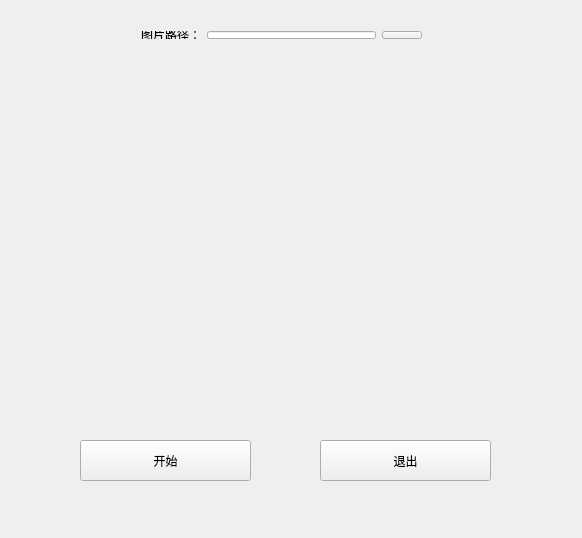
<?xml version="1.0" encoding="UTF-8"?>
<ui version="4.0">
 <class>Widget</class>
 <widget class="QWidget" name="Widget">
  <property name="geometry">
   <rect>
    <x>0</x>
    <y>0</y>
    <width>582</width>
    <height>538</height>
   </rect>
  </property>
  <property name="windowTitle">
   <string>Widget</string>
  </property>
  <widget class="QWidget" name="widget" native="true">
   <property name="geometry">
    <rect>
     <x>0</x>
     <y>410</y>
     <width>541</width>
     <height>81</height>
    </rect>
   </property>
   <widget class="QPushButton" name="close">
    <property name="geometry">
     <rect>
      <x>320</x>
      <y>30</y>
      <width>171</width>
      <height>41</height>
     </rect>
    </property>
    <property name="text">
     <string>退出</string>
    </property>
   </widget>
   <widget class="QPushButton" name="bengin">
    <property name="geometry">
     <rect>
      <x>80</x>
      <y>30</y>
      <width>171</width>
      <height>41</height>
     </rect>
    </property>
    <property name="text">
     <string>开始</string>
    </property>
   </widget>
  </widget>
  <widget class="QWidget" name="layoutWidget">
   <property name="geometry">
    <rect>
     <x>130</x>
     <y>20</y>
     <width>303</width>
     <height>30</height>
    </rect>
   </property>
   <layout class="QHBoxLayout" name="horizontalLayout">
    <item>
     <widget class="QLabel" name="label">
      <property name="text">
       <string>图片路径：</string>
      </property>
     </widget>
    </item>
    <item>
     <widget class="QLineEdit" name="lineEdit"/>
    </item>
    <item>
     <widget class="QPushButton" name="coos">
      <property name="text">
       <string/>
      </property>
     </widget>
    </item>
   </layout>
  </widget>
  <widget class="QLabel" name="labelImg">
   <property name="geometry">
    <rect>
     <x>140</x>
     <y>80</y>
     <width>300</width>
     <height>300</height>
    </rect>
   </property>
   <property name="text">
    <string/>
   </property>
  </widget>
 </widget>
 <layoutdefault spacing="6" margin="11"/>
 <resources/>
 <connections/>
</ui>
